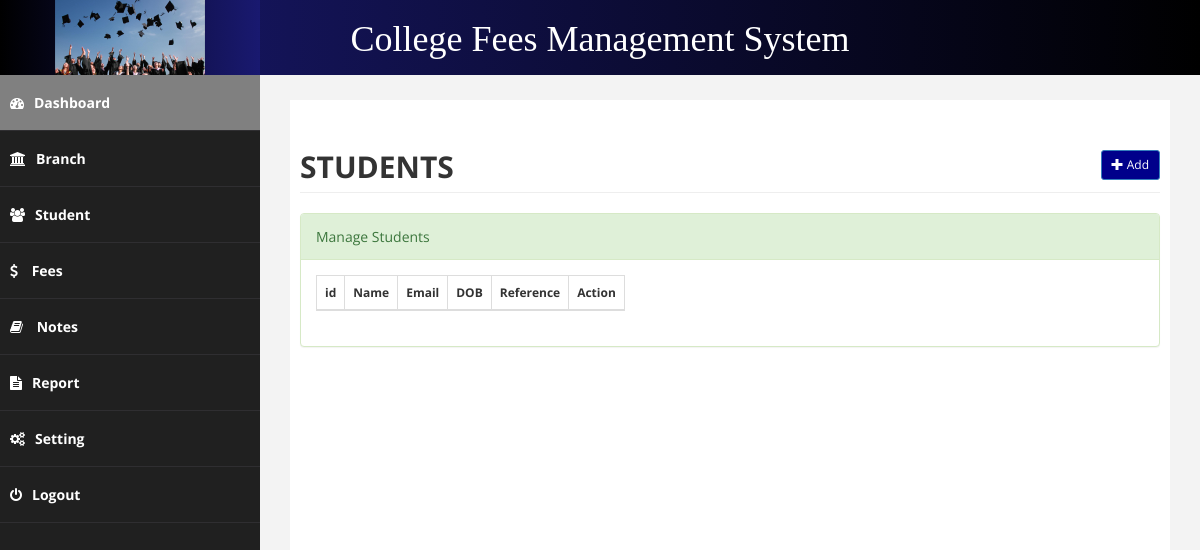
The page /student.php on the database as committed earlier.
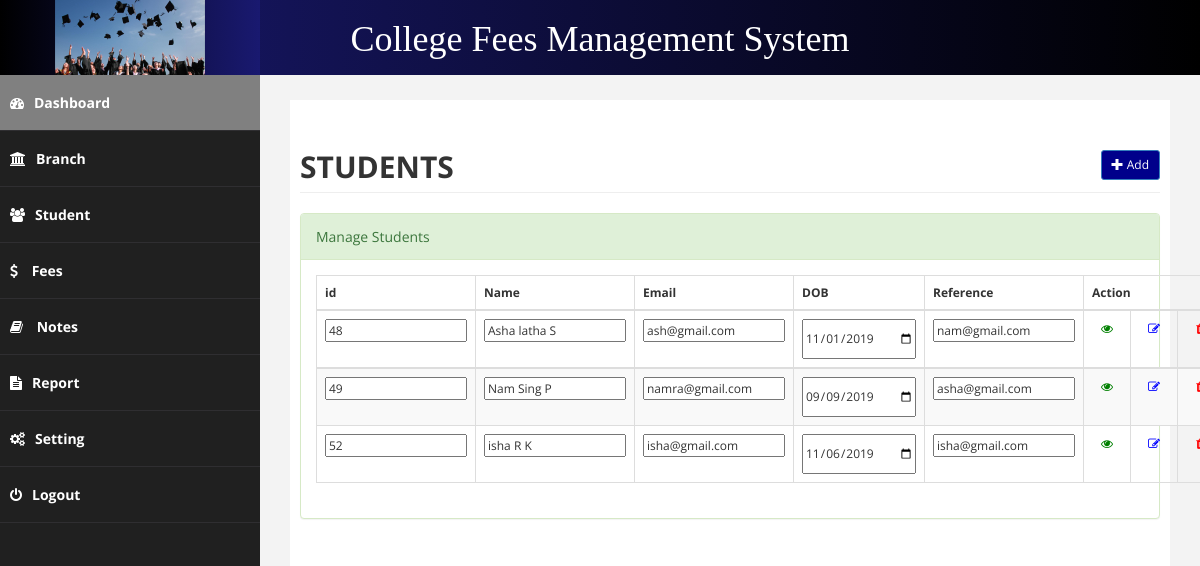
The same page on the database as committed later.
### tables this page shows
CREATE TABLE `tblstudent` (
  `id` int(11) NOT NULL,
  `fname` varchar(200) NOT NULL,
  `mname` varchar(200) NOT NULL,
  `lname` varchar(200) NOT NULL,
  `email` varchar(200) NOT NULL,
  `branch` varchar(200) NOT NULL,
  `year` int(11) NOT NULL,
  `quota` varchar(200) NOT NULL,
  `type` varchar(200) NOT NULL,
  `bus` float NOT NULL,
  `source` varchar(200) NOT NULL,
  `admission` float NOT NULL,
  `exam` float NOT NULL,
  `feast` float NOT NULL,
  `stationary` float NOT NULL,
  `softskill` float NOT NULL,
  `hostel` float NOT NULL,
  `total` float NOT NULL,
  `paid` float NOT NULL,
  `balance` float NOT NULL,
  `dob` varchar(100) NOT NULL,
  `username` varchar(200) NOT NULL
);

### student.php (the view, shortened to what this page needs)
<!DOCTYPE html>
<html xmlns="http://www.w3.org/1999/xhtml">
<head>
    <link href="css/bootstrap.css" rel="stylesheet" />
    <link href="css/font-awesome.css" rel="stylesheet" />
    <link href="css/basic.css" rel="stylesheet" />
    <link href="css/custom.css" rel="stylesheet" />
    <link href="css/datatable/datatable.css" rel="stylesheet" />
</head>
<?php
include("php/header.php");
?>
<div id="page-wrapper">
    <div id="page-inner">
        <div class="row">
            <div class="col-md-12">
                <div class="row" >
                    <div class="col-md-12">
                        <h2 class="page-header" ><strong>STUDENTS</strong>
                            <a href="Varsity/application.php" class="btn btn-primary btn-sm pull-right" style="background-color: darkblue"><i class="glyphicon glyphicon-plus"></i> Add </a></h2>
                        <div class="panel panel-success">
                            <div class="panel-heading">
                                Manage Students
                            </div>
                            <div class="panel-body">
                                <div class="table-sorting table-responsive">
                                    <table class="table table-striped table-bordered table-hover" id="tSortable22"  style="width: 50px; ">
                                        <thead>
                                        <tr>
                                            <th>id</th>
                                            <th>Name</th>
                                            <th>Email</th>
                                            <th>DOB</th>
                                            <th>Reference</th>
                                            <th colspan="3">Action</th>
                                        </tr>
                                        <?php
                                        include 'database/connect.php';
                                        $sql="SELECT  * FROM tblstudent ";
                                        $result=$conn->query($sql);
                                        if($result->num_rows>0)
                                        {
                                        while ($row = $result->fetch_assoc())
                                        {
                                        ?>
                                        <tr>
                                            <td ><input type="text" id="id" value="<?php echo $row['id']; ?>"/></td>
                                            <td ><input type="text" id="name" value="<?php echo $row['fname']." ".$row['mname']." ".$row['lname'] ; ?>"/></td>
                                            <td ><input type="text" id="email" value="<?php echo $row['email']; ?>"/></td>
                                            <td ><input type="date" id="dob" value="<?php echo $row['dob']; ?>"/></td>
                                            <td ><input type="text" id="uname" value="<?php echo $row['username']; ?>"/></td>
                                            <td >
                                                <button class="editstudent" onclick="showpopup()" name="view" vals="<?php echo $row['id'];?>"><i  class="fa fa-eye"></i> </button>&nbsp;</button></td>
                                            <td> <button class="editstudent" name="update" vals="<?php echo $row['id'];?>"><i  class="fa fa-edit"></i> </button>&nbsp;</button></td>
                                               <td> <button class="editstudent" name="delete" vals="<?php echo $row['id'];?>"><i  class="fa fa-trash"></i> </button>&nbsp;&nbsp;</button>
                                            </td>
                                        </tr>
                                        </thead>
                                        <?php
                                        }
                                        }
                                        ?>
                                    </table>
                                </div>
                            </div>
                        </div>
                    </div>
                </div>
            </div>
        </div>
    </div>
</div>
<body>
</body>
</html>

Rows that differ between the two databases and show on the page:
added tblstudent: id "48", fname+mname+lname "Asha latha S", email "ash@gmail.com", dob "11/01/2019", username "nam@gmail.com"
added tblstudent: id "49", fname+mname+lname "Nam Sing P", email "namra@gmail.com", dob "09/09/2019", username "asha@gmail.com"
added tblstudent: id "52", fname+mname+lname "isha R K", email "isha@gmail.com", dob "11/06/2019", username "isha@gmail.com"
